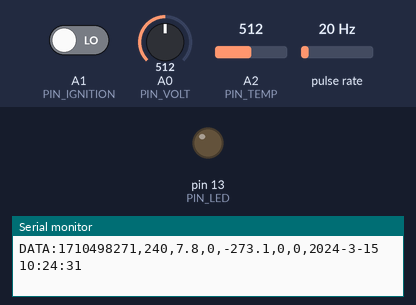
Simulated run of this sketch. Board: Arduino Uno, built with avr-gcc and run on an emulated ATmega328P. Parts: output pins drawn as LEDs (lit = HIGH), the last lines printed to the serial monitor. Wiring (inferred from the names in the program): pulse sensor: data pin 2. The test bench sets the inputs (shaded band); at power-on: A1 (PIN_IGNITION) LOW, A0 (PIN_VOLT) = 512, A2 (PIN_TEMP) = 512, pulse rate 20 Hz. The local clock reads 2024-03-15 10:24:30 at power-on unless the sketch sets it; storage starts empty.

Above: at 1.2 s.
1.3 s: A1 (PIN_IGNITION) driven HIGH
At 2.1 s:
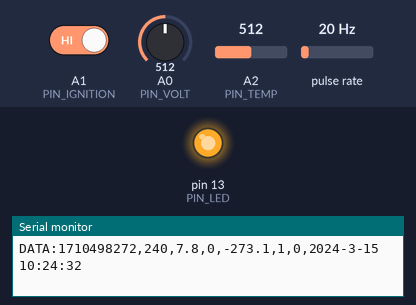
2.8 s: A1 (PIN_IGNITION) driven LOW
At 3.9 s:
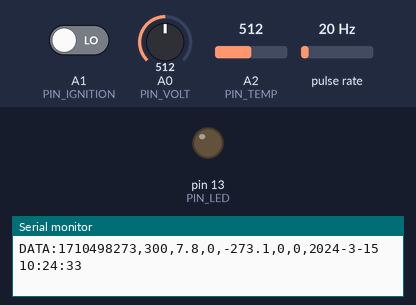
Timing chart, 0 to 5.8 s (numbered marks = the images above; inputs shaded):
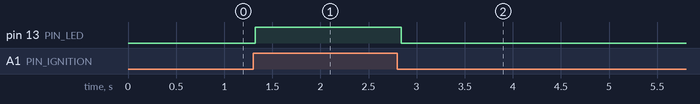

The sketch:

moto_iot.ino
```cpp
/*
 * Moto IoT - Telemetría para Ssenda Patagonia 169
 *
 * Sensores:
 * - RPM (señal de la bobina)
 * - Voltaje de batería (12V)
 * - Temperatura de aceite/motor
 * - Detección de motor encendido
 * - RTC DS3231 (fecha/hora)
 * - Registro en SD Card
 * - Pantalla OLED (opcional)
 *
 * Comunicación: USB Serial a 9600 baudios
 * Formato: DATA:timestamp,RPM,voltaje,porcentaje,temperatura,encendido,horas,fecha,hora
 *
 *
 * Licencia: GPL-3.0
 */

#include <Wire.h>
#include <RTClib.h>
#include <SPI.h>
#include <SD.h>
#include <OneWire.h>        // Para DS18B20
#include <DallasTemperature.h>

// =============================================
//  CONFIGURACIÓN DE PINES
// =============================================
#define PIN_RPM          2      // Interrupción para RPM
#define PIN_VOLT         A0     // Divisor de voltaje de batería
#define PIN_IGNITION     A1     // Detección de motor encendido (12V con llave)
#define PIN_TEMP         A2     // Sensor NTC (opcional) o DS18B20 en pin digital
#define PIN_LED          13     // LED indicador de motor encendido

// SD Card (SPI)
#define PIN_SD_CS        10     // Chip Select para SD Card

// =============================================
//  CONFIGURACIÓN DE CONSTANTES
// =============================================
// Divisor de voltaje: (R1=10kΩ, R2=4.7kΩ)
#define FACTOR_DIVISOR   3.13   // (R1+R2)/R2
#define VOLT_MAX         12.7   // Batería 100% (en reposo)
#define VOLT_MIN         11.8   // Batería 0% (no bajar de aquí)

// Sensor de temperatura NTC (parámetros de la ecuación de Steinhart-Hart)
#define NTC_SERIES_RES   10000.0  // Resistencia en serie (10kΩ)
#define NTC_NOMINAL      10000.0  // Resistencia nominal a 25°C (10kΩ)
#define NTC_BETA         3950.0   // Coeficiente Beta del termistor
#define NTC_TEMP_NOMINAL 25.0     // Temperatura nominal (°C)

// Constantes para cálculo de RPM
#define PULSOS_POR_REVOLUCION 1   // Para motor de 1 cilindros

// =============================================
//  VARIABLES GLOBALES
// =============================================
// RPM
volatile unsigned long pulsosRPM = 0;
unsigned long rpm = 0;
unsigned long ultimoTiempoRPM = 0;

// Voltaje
float voltajeBateria = 0.0;
int porcentajeBateria = 0;

// Temperatura
float temperaturaMotor = 0.0;

// Motor encendido
bool motorEncendido = false;
unsigned long tiempoArranque = 0;
unsigned long tiempoEncendidoSegundos = 0;

// RTC
RTC_DS3231 rtc;
DateTime now;

// SD Card
File archivoLog;

// DS18B20
// #define PIN_DS18B20 3
// OneWire oneWire(PIN_DS18B20);
// DallasTemperature sensors(&oneWire);

// =============================================
//  SETUP
// =============================================
void setup() {
  Serial.begin(9600);

  // Configurar pines
  pinMode(PIN_RPM, INPUT_PULLUP);
  pinMode(PIN_VOLT, INPUT);
  pinMode(PIN_IGNITION, INPUT);
  pinMode(PIN_LED, OUTPUT);

  // Interrupción para RPM
  attachInterrupt(digitalPinToInterrupt(PIN_RPM), contarPulso, RISING);

  // Inicializar RTC
  if (!rtc.begin()) {
    Serial.println("ERROR: RTC no detectado");
  } else {
    if (rtc.lostPower()) {
      Serial.println("RTC sin hora. Configurando con tiempo de compilación...");
      rtc.adjust(DateTime(F(__DATE__), F(__TIME__)));
    }
  }

  // Inicializar SD Card
  if (!SD.begin(PIN_SD_CS)) {
    Serial.println("ERROR: SD Card no detectada");
  } else {
    Serial.println("SD Card lista");
    // Crear archivo de log si no existe
    if (!SD.exists("/LOG.TXT")) {
      archivoLog = SD.open("/LOG.TXT", FILE_WRITE);
      if (archivoLog) {
        archivoLog.println("=== REGISTRO MOTO IoT ===");
        archivoLog.println("FECHA,HORA,RPM,VOLTAJE(%),TEMP(°C),ENCENDIDO(HORAS)");
        archivoLog.close();
      }
    }
  }

  // Inicializar DS18B20 (opcional)
  // sensors.begin();

  Serial.println("Sistema Moto IoT iniciado");
  Serial.println("Formato: DATA:timestamp,RPM,voltaje,%,temp,on,horas,fecha,hora");
}

// =============================================
//  LOOP PRINCIPAL
// =============================================
void loop() {
  // 1. Leer voltaje de batería (cada 500ms)
  static unsigned long ultimoVoltaje = 0;
  if (millis() - ultimoVoltaje >= 500) {
    leerVoltajeBateria();
    ultimoVoltaje = millis();
  }

  // 2. Leer temperatura (cada 1 segundo)
  static unsigned long ultimaTemp = 0;
  if (millis() - ultimaTemp >= 1000) {
    leerTemperatura();
    ultimaTemp = millis();
  }

  // 3. Detectar motor encendido
  motorEncendido = digitalRead(PIN_IGNITION) == HIGH;
  digitalWrite(PIN_LED, motorEncendido ? HIGH : LOW);

  // 4. Calcular RPM (cada 200ms para mejor respuesta)
  static unsigned long ultimoRPM = 0;
  if (millis() - ultimoRPM >= 200) {
    calcularRPM();
    ultimoRPM = millis();
  }

  // 5. Actualizar tiempo de encendido
  actualizarTiempoEncendido();

  // 6. Enviar datos por USB (cada 500ms)
  static unsigned long ultimoEnvio = 0;
  if (millis() - ultimoEnvio >= 500) {
    enviarDatosPorUSB();
    ultimoEnvio = millis();
  }

  // 7. Guardar en SD Card (cada 10 segundos, solo si motor encendido)
  static unsigned long ultimoLog = 0;
  if (motorEncendido && (millis() - ultimoLog >= 10000)) {
    guardarLogSD();
    ultimoLog = millis();
  }


  delay(50);  // Pequeño delay para evitar saturar el bucle
}

// =============================================
//  FUNCIONES DE LECTURA DE SENSORES
// =============================================

/*
 * Interrupción para contar pulsos de RPM
 */
void contarPulso() {
  pulsosRPM++;
}

/*
 * Leer voltaje de la batería y calcular porcentaje
 */
void leerVoltajeBateria() {
  int lectura = analogRead(PIN_VOLT);
  float voltajePin = (lectura / 1023.0) * 5.0;
  voltajeBateria = voltajePin * FACTOR_DIVISOR;

  // Convertir a porcentaje (batería plomo-ácido 12V)
  if (voltajeBateria >= VOLT_MAX) {
    porcentajeBateria = 100;
  } else if (voltajeBateria <= VOLT_MIN) {
    porcentajeBateria = 0;
  } else {
    porcentajeBateria = (int)((voltajeBateria - VOLT_MIN) / (VOLT_MAX - VOLT_MIN) * 100);
  }
}

/*
 * Leer temperatura del motor (NTC o DS18B20)
 */
void leerTemperatura() {
  // Opción 1: NTC en pin analógico A2
  int lectura = analogRead(PIN_TEMP);
  float resistencia = NTC_SERIES_RES * (1023.0 / lectura - 1.0);

  // Ecuación de Steinhart-Hart para NTC
  float temperaturaK = 1.0 / (1.0/NTC_TEMP_NOMINAL + log(resistencia/NTC_NOMINAL)/NTC_BETA + 273.15);
  temperaturaMotor = temperaturaK - 273.15;

  // Opción 2: DS18B20 (descomentar si se usa)
  // sensors.requestTemperatures();
  // temperaturaMotor = sensors.getTempCByIndex(0);
}

/*
 * Calcular RPM a partir de los pulsos contados
 */
void calcularRPM() {
  noInterrupts();
  unsigned long pulsos = pulsosRPM;
  pulsosRPM = 0;
  interrupts();

  // RPM = (pulsos por segundo * 60) / pulsos por revolución
  rpm = (pulsos * 60) / PULSOS_POR_REVOLUCION;
}

/*
 * Actualizar tiempo de encendido del motor
 */
void actualizarTiempoEncendido() {
  if (motorEncendido) {
    if (tiempoArranque == 0) {
      tiempoArranque = millis();
    }
    tiempoEncendidoSegundos = (millis() - tiempoArranque) / 1000;
  } else {
    tiempoArranque = 0;
    tiempoEncendidoSegundos = 0;
  }
}

// =============================================
//  FUNCIONES DE SALIDA DE DATOS
// =============================================

/*
 * Enviar datos por USB al celular
 * Formato: DATA:timestamp,RPM,voltaje,%,temp,on,horas,fecha,hora
 */
void enviarDatosPorUSB() {
  now = rtc.now();

  // Obtener timestamp (segundos desde epoch)
  unsigned long timestamp = now.unixtime();

  // Construir la línea de datos
  Serial.print("DATA:");
  Serial.print(timestamp);
  Serial.print(",");
  Serial.print(rpm);
  Serial.print(",");
  Serial.print(voltajeBateria, 1);
  Serial.print(",");
  Serial.print(porcentajeBateria);
  Serial.print(",");
  Serial.print(temperaturaMotor, 1);
  Serial.print(",");
  Serial.print(motorEncendido ? 1 : 0);
  Serial.print(",");
  Serial.print(tiempoEncendidoSegundos);
  Serial.print(",");
  Serial.print(now.year());
  Serial.print("-");
  Serial.print(now.month());
  Serial.print("-");
  Serial.print(now.day());
  Serial.print(" ");
  Serial.print(now.hour());
  Serial.print(":");
  Serial.print(now.minute());
  Serial.print(":");
  Serial.println(now.second());
}

/*
 * Guardar datos en la tarjeta SD
 */
void guardarLogSD() {
  now = rtc.now();
  String fecha = String(now.year()) + "-" + String(now.month()) + "-" + String(now.day());
  String hora = String(now.hour()) + ":" + String(now.minute()) + ":" + String(now.second());

  archivoLog = SD.open("/LOG.TXT", FILE_WRITE);
  if (archivoLog) {
    archivoLog.print(fecha);
    archivoLog.print(",");
    archivoLog.print(hora);
    archivoLog.print(",");
    archivoLog.print(rpm);
    archivoLog.print(",");
    archivoLog.print(porcentajeBateria);
    archivoLog.print(",");
    archivoLog.print(temperaturaMotor, 1);
    archivoLog.print(",");
    archivoLog.println(tiempoEncendidoSegundos / 3600.0, 2);
    archivoLog.close();
  }
}
```

battery.ino
```cpp

```

oled.ino
```cpp

```

rpm.ino
```cpp

```

rtc.ino
```cpp

```

sd_card.ino
```cpp

```

Measured:
- after the input at 1.3 s, pin 13 (PIN_LED): LOW → HIGH at once
- after the input at 2.8 s, pin 13 (PIN_LED): HIGH → LOW at once
